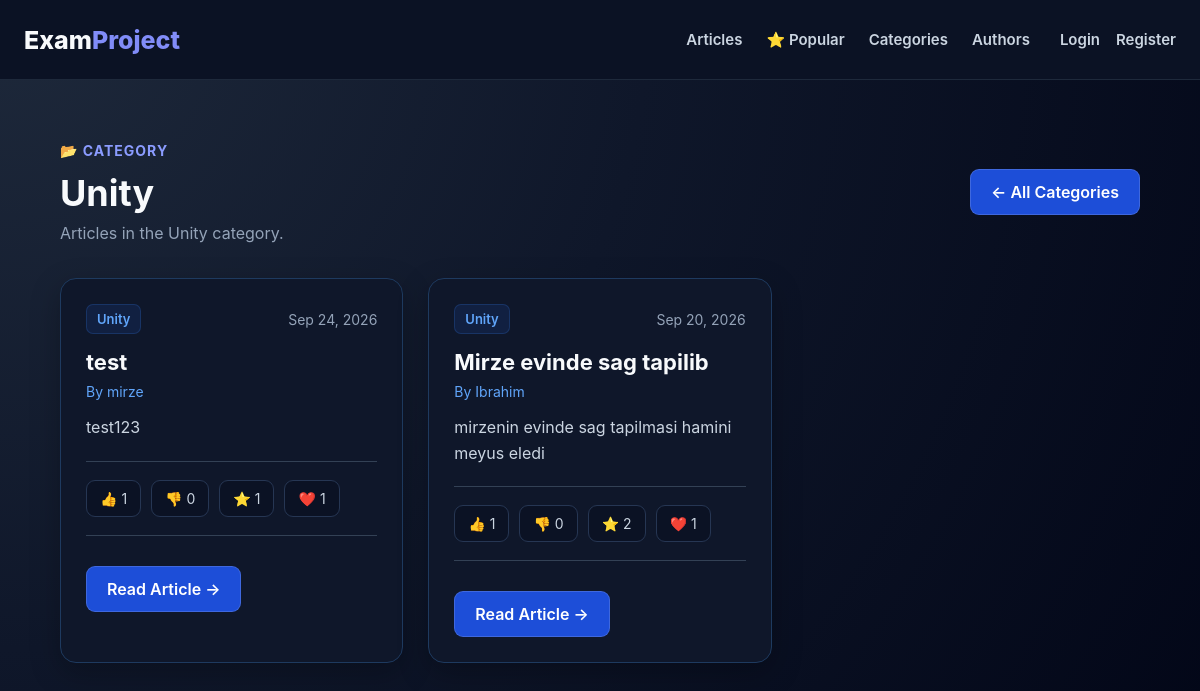
Page /articles/categories/1/ on the committed database.
### articles/models.py (models this page shows, shortened)
class Category(models.Model):
    name = models.CharField(
        max_length=100,
        unique=True
    )

class Article(models.Model):
    title = models.CharField(
        max_length=200
    )
    image = models.ImageField(
        upload_to="articles/",
        blank=True,
        null=True
    )
    content = models.TextField()
    category = models.ForeignKey(
        Category,
        on_delete=models.SET_NULL,
        null=True,
        related_name="articles"
    )
    author = models.ForeignKey(
        User,
        on_delete=models.CASCADE,
        related_name="articles"
    )
    created_at = models.DateTimeField(
        auto_now_add=True
    )
    updated_at = models.DateTimeField(
        auto_now=True
    )
    status = models.CharField(
        max_length=20,
        choices=[
            ("pending", "Pending"),
            ("published", "Published"),
        ],
        default="pending"
    )
    likes = models.ManyToManyField(
        User,
        related_name="liked_articles",
        blank=True
    )
    dislikes = models.ManyToManyField(
        User,
        related_name="disliked_articles",
        blank=True
    )
    favorites = models.ManyToManyField(
        User,
        related_name="favorite_articles",
        blank=True
    )

### articles/views.py (the view)
def category_articles(request, category_id):
    category = get_object_or_404(
        Category,
        id=category_id
    )
    articles = Article.objects.filter(
        category=category,
        status="published"
    ).select_related(
        "author",
        "category"
    ).prefetch_related(
        "ratings",
        "likes",
        "dislikes",
        "favorites"
    ).order_by("-created_at")
    return render(request, "article/category_articles.html", {
        "category": category,
        "articles": articles
    })

### templates/article/category_articles.html (shortened to what this page needs)
{% extends "base.html" %}
{% block content %}
<div class="articles-container">
    <div class="articles-header">
        <div>
            <span class="categories-label">
                📂 CATEGORY
            </span>
            <h1>{{ category.name }}</h1>
            <p>
                Articles in the {{ category.name }} category.
            </p>
        </div>
        <a
            href="{% url 'category_list' %}"
            class="btn btn-secondary"
        >
            ← All Categories
        </a>
    </div>
    {% if articles %}
        <div class="articles-grid">
            {% for article in articles %}
                <article class="article-card">
                    <div class="article-card-content">
                        <div class="article-meta">
                            <span class="article-category">
                                {{ article.category.name }}
                            </span>
                            <span>
                                {{ article.created_at|date:"M d, Y" }}
                            </span>
                        </div>
                        <h2>
                            {{ article.title }}
                        </h2>
                        <p class="article-author">
                            By {{ article.author.username }}
                        </p>
                        <p class="article-preview">
                            {{ article.content|truncatewords:30 }}
                        </p>
                        <div class="article-stats">
                            <span>
                                👍 {{ article.likes.count }}
                            </span>
                            <span>
                                👎 {{ article.dislikes.count }}
                            </span>
                            <span>
                                ⭐ {{ article.ratings.count }}
                            </span>
                            <span>
                                ❤️ {{ article.favorites.count }}
                            </span>
                        </div>
                        <a
                            href="{% url 'article_detail' article.id %}"
                            class="btn btn-secondary"
                        >
                            Read Article →
                        </a>
                    </div>
                </article>
            {% endfor %}
        </div>
    {% endif %}
</div>
{% endblock %}

### static/css/style.css (style rules this page uses)
* { margin: 0; padding: 0; box-sizing: border-box; }
body { font-family: Inter, -apple-system, BlinkMacSystemFont, "Segoe UI", sans-serif; background: radial-gradient( circle at top left, #1e293b, #0f172a 45%, #020617 ); color: #f8fafc; min-height: 100vh; }
.btn-secondary { background: rgba(255, 255, 255, 0.08); border: 1px solid rgba(255, 255, 255, 0.15); }
.articles-container { width: 90%; max-width: 1200px; margin: 60px auto; }
.articles-header { display: flex; justify-content: space-between; align-items: center; margin-bottom: 35px; }
.articles-header h1 { margin: 0; color: #f8fafc; font-size: 36px; }
.articles-header p { color: #94a3b8; margin-top: 8px; }
.articles-grid { display: grid; grid-template-columns: repeat(3, 1fr); gap: 25px; }
.article-card { background: #0f172a; border: 1px solid #1e3a5f; border-radius: 16px; overflow: hidden; box-shadow: 0 10px 30px rgba(0, 0, 0, 0.25); transition: 0.2s ease; }
.article-card-content { padding: 25px; }
.article-meta { display: flex; justify-content: space-between; align-items: center; color: #64748b; font-size: 13px; margin-bottom: 15px; }
.article-category { background: #1e3a8a; color: #bfdbfe; padding: 5px 10px; border-radius: 6px; }
.article-card h2 { margin: 0 0 8px; color: #f8fafc; font-size: 22px; }
.article-author { color: #60a5fa; font-size: 14px; margin-bottom: 15px; }
.article-preview { color: #cbd5e1; line-height: 1.6; margin-bottom: 20px; }
.article-stats { display: flex; gap: 15px; color: #94a3b8; font-size: 14px; margin-bottom: 20px; }
.article-card .btn, .articles-header .btn, .empty-articles .btn { display: inline-block; text-decoration: none; background: #1d4ed8; color: #ffffff; padding: 12px 20px; border-radius: 9px; font-weight: 600; transition: 0.2s ease; }
.btn.btn-secondary { display: inline-block; text-decoration: none; background: #1d4ed8; color: #ffffff; padding: 12px 20px; border-radius: 9px; font-weight: 600; transition: 0.2s ease; }
.article-meta { display: flex; align-items: center; gap: 12px; margin-bottom: 15px; color: #94a3b8; font-size: 14px; }
.article-category { display: inline-block; padding: 5px 10px; background: #334155; color: #cbd5e1; border-radius: 6px; font-size: 13px; font-weight: 600; }
.article-stats { display: flex; flex-wrap: wrap; align-items: center; gap: 18px; padding: 18px 0; border-top: 1px solid #334155; border-bottom: 1px solid #334155; color: #94a3b8; font-size: 14px; }
.article-stats span { display: inline-flex; align-items: center; gap: 5px; }
.categories-label { display: inline-block; margin-bottom: 12px; color: #8b9cff; font-size: 14px; font-weight: 700; letter-spacing: 1px; }
.article-category { color: #60a5fa; background: rgba(37, 99, 235, 0.12); border: 1px solid rgba(59, 130, 246, 0.2); padding: 6px 10px; border-radius: 7px; text-decoration: none; font-weight: 600; }
.article-stats { display: flex; flex-wrap: wrap; gap: 10px; margin-bottom: 30px; }
.article-stats span { padding: 9px 13px; background: #0b1224; border: 1px solid #263653; border-radius: 9px; color: #cbd5e1; font-size: 14px; }

### rows in the picture
Category: name "Unity"
Article: category.name "Unity", created_at "Sep 24, 2026", title "test", author.username "mirze", content "test123", likes.count "1", dislikes.count "0", ratings.count "1", favorites.count "1"
Article: category.name "Unity", created_at "Sep 20, 2026", title "Mirze evinde sag tapilib", author.username "Ibrahim", content "mirzenin evinde sag tapilmasi hamini meyus eledi", likes.count "1", dislikes.count "0", ratings.count "2", favorites.count "1"
